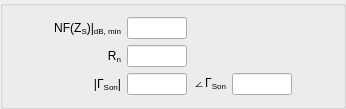
               <widget class="QGroupBox" name="groupBox_6">
                <property name="title">
                 <string/>
                </property>
                <layout class="QGridLayout" name="gridLayout_8">
                 <item row="2" column="2">
                  <widget class="QLineEdit" name="gamma_s_on_box">
                   <property name="maximumSize">
                    <size>
                     <width>60</width>
                     <height>16777215</height>
                    </size>
                   </property>
                   <property name="readOnly">
                    <bool>false</bool>
                   </property>
                  </widget>
                 </item>
                 <item row="0" column="1">
                  <widget class="QLabel" name="label_6">
                   <property name="text">
                    <string>NF(Z&lt;sub&gt;S&lt;/sub&gt;)|&lt;sub&gt;dB, min&lt;/sub&gt;</string>
                   </property>
                   <property name="alignment">
                    <set>Qt::AlignRight|Qt::AlignTrailing|Qt::AlignVCenter</set>
                   </property>
                  </widget>
                 </item>
                 <item row="2" column="3">
                  <widget class="QLabel" name="label_178">
                   <property name="text">
                    <string>&lt;html&gt;&lt;head/&gt;&lt;body&gt;&lt;p&gt;∠Γ&lt;span style=&quot; vertical-align:sub;&quot;&gt;Son&lt;/span&gt;&lt;/p&gt;&lt;/body&gt;&lt;/html&gt;</string>
                   </property>
                   <property name="alignment">
                    <set>Qt::AlignRight|Qt::AlignTrailing|Qt::AlignVCenter</set>
                   </property>
                  </widget>
                 </item>
                 <item row="0" column="2">
                  <widget class="QLineEdit" name="NFmindb_box_2">
                   <property name="maximumSize">
                    <size>
                     <width>60</width>
                     <height>16777215</height>
                    </size>
                   </property>
                   <property name="readOnly">
                    <bool>false</bool>
                   </property>
                  </widget>
                 </item>
                 <item row="2" column="1">
                  <widget class="QLabel" name="label_177">
                   <property name="text">
                    <string>&lt;html&gt;&lt;head/&gt;&lt;body&gt;&lt;p&gt;|Γ&lt;span style=&quot; vertical-align:sub;&quot;&gt;Son&lt;/span&gt;|&lt;/p&gt;&lt;/body&gt;&lt;/html&gt;</string>
                   </property>
                   <property name="alignment">
                    <set>Qt::AlignRight|Qt::AlignTrailing|Qt::AlignVCenter</set>
                   </property>
                  </widget>
                 </item>
                 <item row="1" column="2">
                  <widget class="QLineEdit" name="rn_box_2">
                   <property name="maximumSize">
                    <size>
                     <width>60</width>
                     <height>16777215</height>
                    </size>
                   </property>
                   <property name="readOnly">
                    <bool>false</bool>
                   </property>
                  </widget>
                 </item>
                 <item row="2" column="4">
                  <widget class="QLineEdit" name="gamma_s_on_box_2">
                   <property name="maximumSize">
                    <size>
                     <width>60</width>
                     <height>16777215</height>
                    </size>
                   </property>
                   <property name="readOnly">
                    <bool>false</bool>
                   </property>
                  </widget>
                 </item>
                 <item row="1" column="1">
                  <widget class="QLabel" name="label_181">
                   <property name="text">
                    <string>R&lt;sub&gt;n&lt;/sub&gt;</string>
                   </property>
                   <property name="alignment">
                    <set>Qt::AlignRight|Qt::AlignTrailing|Qt::AlignVCenter</set>
                   </property>
                  </widget>
                 </item>
                 <item row="1" column="5">
                  <spacer name="horizontalSpacer">
                   <property name="orientation">
                    <enum>Qt::Horizontal</enum>
                   </property>
                   <property name="sizeHint" stdset="0">
                    <size>
                     <width>40</width>
                     <height>20</height>
                    </size>
                   </property>
                  </spacer>
                 </item>
                 <item row="1" column="0">
                  <spacer name="horizontalSpacer_2">
                   <property name="orientation">
                    <enum>Qt::Horizontal</enum>
                   </property>
                   <property name="sizeHint" stdset="0">
                    <size>
                     <width>40</width>
                     <height>20</height>
                    </size>
                   </property>
                  </spacer>
                 </item>
                </layout>
               </widget>
